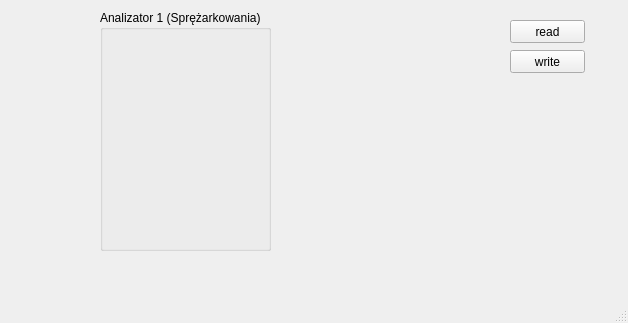
<?xml version="1.0" encoding="UTF-8"?>
<ui version="4.0">
 <class>MainWindow</class>
 <widget class="QMainWindow" name="MainWindow">
  <property name="geometry">
   <rect>
    <x>0</x>
    <y>0</y>
    <width>628</width>
    <height>323</height>
   </rect>
  </property>
  <property name="windowTitle">
   <string>MainWindow</string>
  </property>
  <property name="toolTip">
   <string>gggg</string>
  </property>
  <property name="statusTip">
   <string>ooo</string>
  </property>
  <property name="whatsThis">
   <string>pp</string>
  </property>
  <property name="accessibleName">
   <string>ttuu</string>
  </property>
  <property name="accessibleDescription">
   <string>rr</string>
  </property>
  <property name="styleSheet">
   <string notr="true">tt</string>
  </property>
  <widget class="QWidget" name="centralwidget">
   <widget class="QPushButton" name="pushButton">
    <property name="geometry">
     <rect>
      <x>510</x>
      <y>20</y>
      <width>75</width>
      <height>23</height>
     </rect>
    </property>
    <property name="text">
     <string>read</string>
    </property>
   </widget>
   <widget class="QWidget" name="verticalLayoutWidget">
    <property name="geometry">
     <rect>
      <x>130</x>
      <y>40</y>
      <width>111</width>
      <height>51</height>
     </rect>
    </property>
    <layout class="QVBoxLayout" name="verticalLayout">
     <item>
      <widget class="bg" name="G10FT101" native="true"/>
     </item>
    </layout>
   </widget>
   <widget class="QWidget" name="verticalLayoutWidget_2">
    <property name="geometry">
     <rect>
      <x>130</x>
      <y>90</y>
      <width>111</width>
      <height>51</height>
     </rect>
    </property>
    <layout class="QVBoxLayout" name="verticalLayout_2">
     <item>
      <widget class="bg" name="G10FT102" native="true"/>
     </item>
    </layout>
   </widget>
   <widget class="QWidget" name="verticalLayoutWidget_3">
    <property name="geometry">
     <rect>
      <x>130</x>
      <y>140</y>
      <width>111</width>
      <height>51</height>
     </rect>
    </property>
    <layout class="QVBoxLayout" name="verticalLayout_3">
     <item>
      <widget class="bg" name="G10FT103" native="true"/>
     </item>
    </layout>
   </widget>
   <widget class="QWidget" name="verticalLayoutWidget_4">
    <property name="geometry">
     <rect>
      <x>130</x>
      <y>190</y>
      <width>111</width>
      <height>51</height>
     </rect>
    </property>
    <layout class="QVBoxLayout" name="verticalLayout_4">
     <item>
      <widget class="bg" name="G10FT104" native="true"/>
     </item>
    </layout>
   </widget>
   <widget class="QGroupBox" name="groupBox">
    <property name="geometry">
     <rect>
      <x>100</x>
      <y>10</y>
      <width>171</width>
      <height>241</height>
     </rect>
    </property>
    <property name="title">
     <string>Analizator 1 (Sprężarkowania)</string>
    </property>
   </widget>
   <widget class="QPushButton" name="pushButton_2">
    <property name="geometry">
     <rect>
      <x>510</x>
      <y>50</y>
      <width>75</width>
      <height>23</height>
     </rect>
    </property>
    <property name="text">
     <string>write</string>
    </property>
   </widget>
   <zorder>groupBox</zorder>
   <zorder>pushButton</zorder>
   <zorder>verticalLayoutWidget</zorder>
   <zorder>verticalLayoutWidget_2</zorder>
   <zorder>verticalLayoutWidget_3</zorder>
   <zorder>verticalLayoutWidget_4</zorder>
   <zorder>pushButton_2</zorder>
  </widget>
  <widget class="QMenuBar" name="menubar">
   <property name="geometry">
    <rect>
     <x>0</x>
     <y>0</y>
     <width>628</width>
     <height>21</height>
    </rect>
   </property>
  </widget>
  <widget class="QStatusBar" name="statusbar"/>
 </widget>
 <customwidgets>
  <customwidget>
   <class>bg</class>
   <extends>QWidget</extends>
   <header location="global">bg.h</header>
   <container>1</container>
  </customwidget>
 </customwidgets>
 <tabstops>
  <tabstop>pushButton</tabstop>
 </tabstops>
 <resources/>
 <connections/>
</ui>
